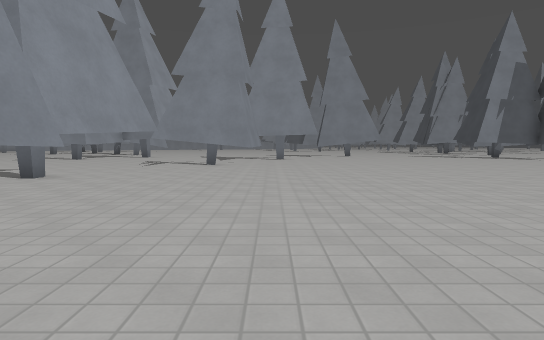
view 1 (above)

18 first-person views from a walk through a Godot game level. The camera is 1.2 m above the floor, tilts 4° down and sees 75° across. The floor is counted in squares, 2 m on a side. Each view is taken from the middle of a square. On the plan, view 1 faces up. The plan holds only what a view shows up to about 10 squares ahead; the rest is blank. The place goes on beyond the plan. Surface patterns are stand-ins for the level's own textures.

view 2
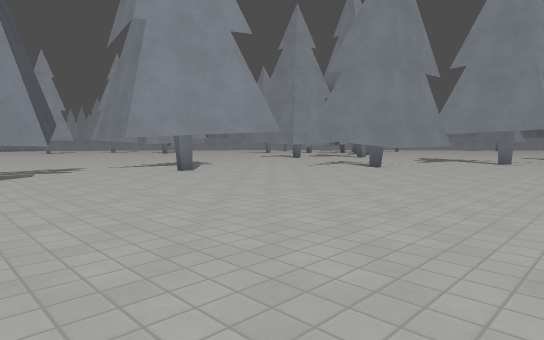

view 3
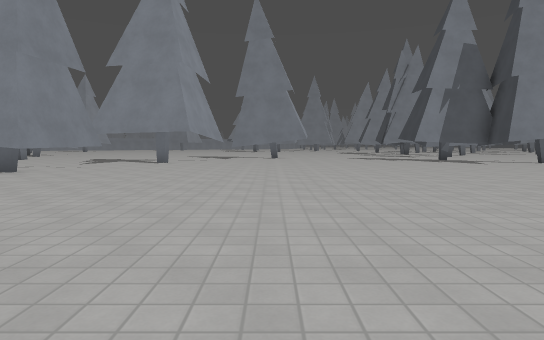

view 4
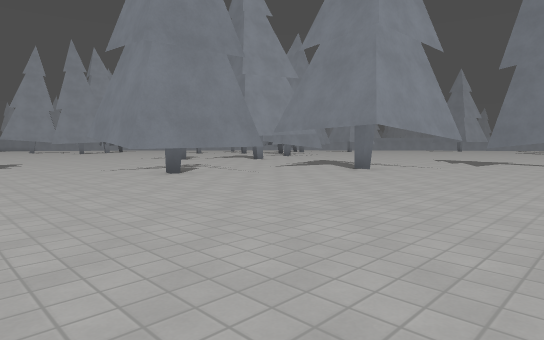

view 5
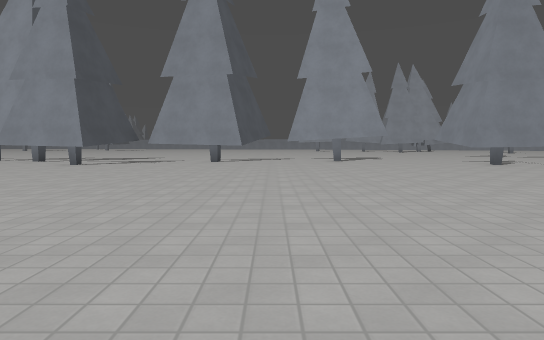

view 6
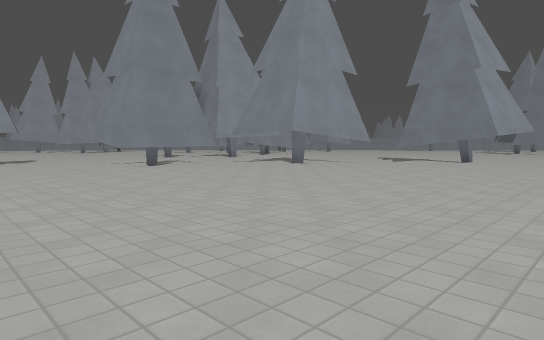

view 7
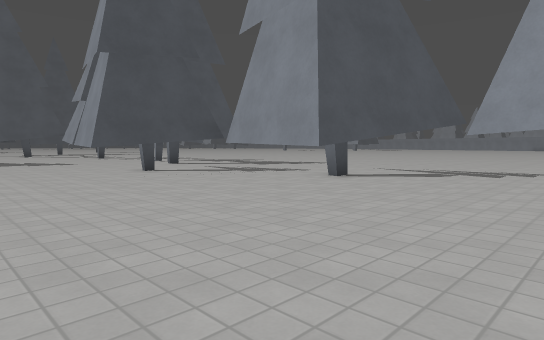

view 8
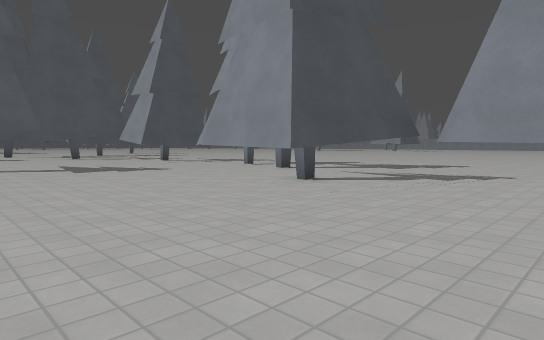

view 9
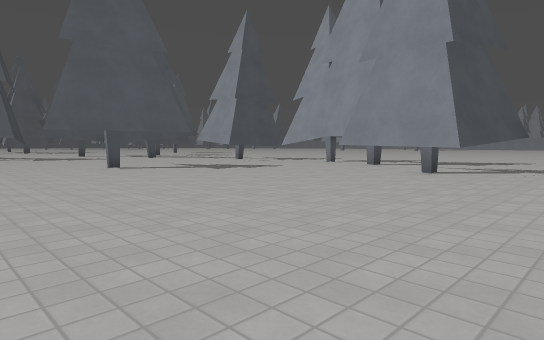

view 10
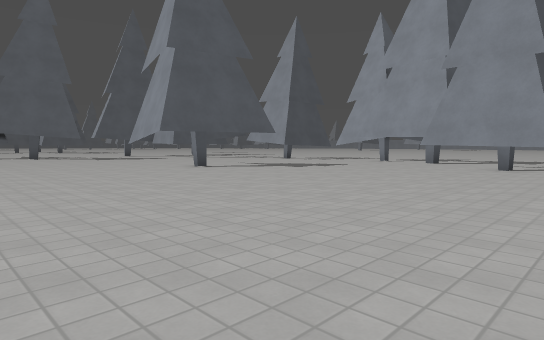

view 11
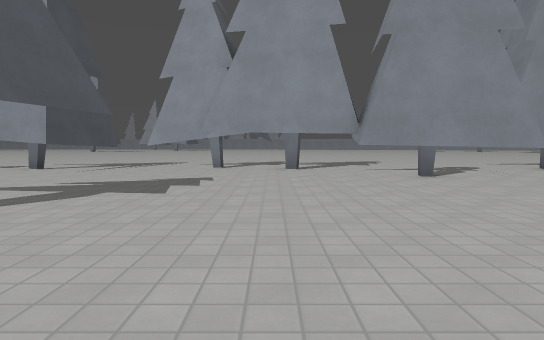

view 12
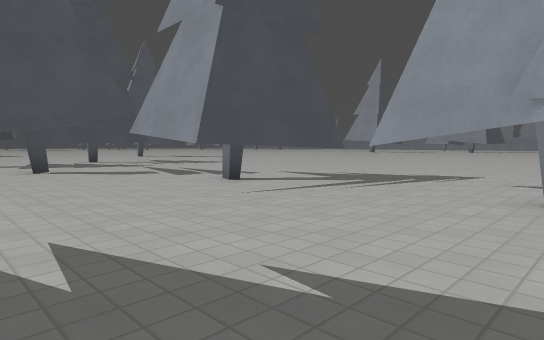

view 13
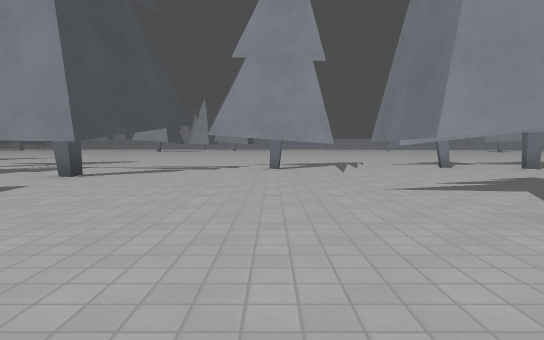

view 14
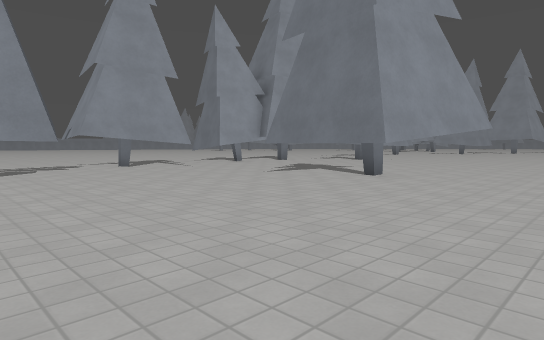

view 15
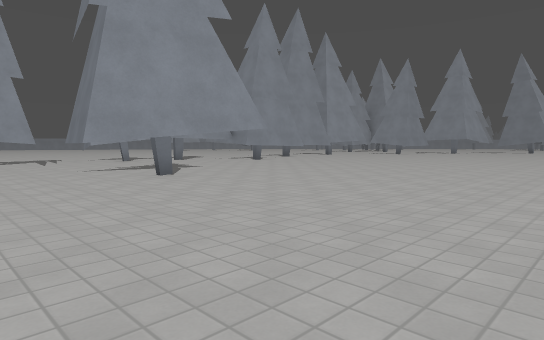

view 16
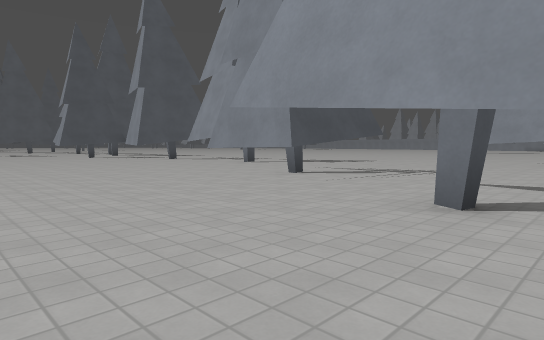

view 17
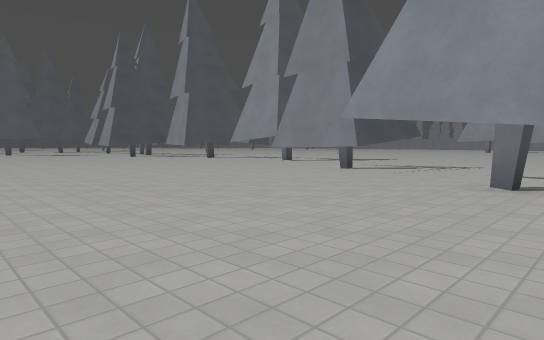

view 18
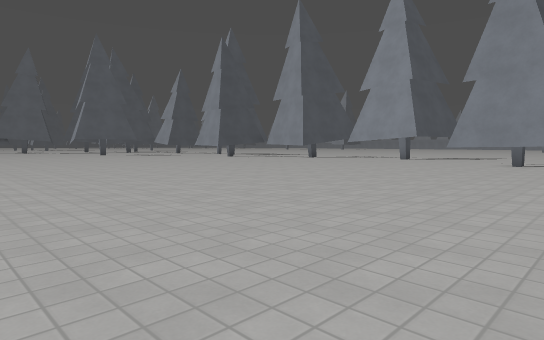

### Floor plan
Key: @ floor where view 1 was taken; # wall or solid block; . floor; T thing the floor can be seen under or through.
Columns run from 11 left of view 1 to 11 right of it. Each row starts with its distance up from view 1.
 16              #.....
 15     #..... #.#.....
 14     #..............
 13       .................
 12       ..###............
 11       ..###...........
 10     ....###...........
  9     ..................
  8      ................
  7       ...............
  6       ###............
  5    ..####............
  4   ...................
  3   ......TT...........
  2    ....#.T..........
  1     .....T..........
  0    .... T..@........
 -1    .....TTT.........
 -2     .... T#.........
 -3          TT.........
 -4        ###..........
 -5       ##  ..........
 -6       ###...........
 -7  .... ###...........
 -8 ......##.... ..T.....
 -9 ............ T.T.....
-10  .....TTT...TTT......
-11   .... TT............
-12    ...TT#............
-13     ......#.......
-14      ......#......
-15       ...#.# .....

Positions as (right, up) in squares from view 1, and headings:
1: (0, 0), facing up
2: (3, 2), facing up-left
3: (4, 3), facing up
4: (5, 7), facing up-left
5: (9, 4), facing left
6: (8, 6), facing up-left
7: (2, 6), facing down-left
8: (3, 2), facing down-left
9: (6, 1), facing down-left
10: (8, 0), facing down-left
11: (5, -5), facing left
12: (0, -6), facing down-left
13: (5, -11), facing left
14: (6, -15), facing up-left
15: (9, -12), facing up-left
16: (4, 16), facing down-left
17: (6, 16), facing down-left
18: (10, 13), facing down-left
